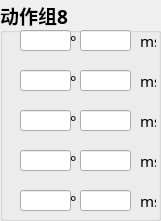
     <widget class="QGroupBox" name="groupBox_13">
      <property name="geometry">
       <rect>
        <x>600</x>
        <y>230</y>
        <width>161</width>
        <height>221</height>
       </rect>
      </property>
      <property name="font">
       <font>
        <family>宋体</family>
        <pointsize>14</pointsize>
        <weight>75</weight>
        <bold>true</bold>
       </font>
      </property>
      <property name="title">
       <string>动作组8</string>
      </property>
      <widget class="QLineEdit" name="lineEdit_101">
       <property name="geometry">
        <rect>
         <x>20</x>
         <y>30</y>
         <width>51</width>
         <height>21</height>
        </rect>
       </property>
       <property name="font">
        <font>
         <family>宋体</family>
         <pointsize>11</pointsize>
         <weight>50</weight>
         <bold>false</bold>
        </font>
       </property>
      </widget>
      <widget class="QLabel" name="label_154">
       <property name="geometry">
        <rect>
         <x>70</x>
         <y>30</y>
         <width>16</width>
         <height>21</height>
        </rect>
       </property>
       <property name="font">
        <font>
         <family>宋体</family>
         <pointsize>11</pointsize>
         <weight>50</weight>
         <bold>false</bold>
        </font>
       </property>
       <property name="text">
        <string>°</string>
       </property>
      </widget>
      <widget class="QLabel" name="label_155">
       <property name="geometry">
        <rect>
         <x>70</x>
         <y>70</y>
         <width>16</width>
         <height>21</height>
        </rect>
       </property>
       <property name="font">
        <font>
         <family>宋体</family>
         <pointsize>11</pointsize>
         <weight>50</weight>
         <bold>false</bold>
        </font>
       </property>
       <property name="text">
        <string>°</string>
       </property>
      </widget>
      <widget class="QLabel" name="label_156">
       <property name="geometry">
        <rect>
         <x>70</x>
         <y>110</y>
         <width>16</width>
         <height>21</height>
        </rect>
       </property>
       <property name="font">
        <font>
         <family>宋体</family>
         <pointsize>11</pointsize>
         <weight>50</weight>
         <bold>false</bold>
        </font>
       </property>
       <property name="text">
        <string>°</string>
       </property>
      </widget>
      <widget class="QLabel" name="label_157">
       <property name="geometry">
        <rect>
         <x>70</x>
         <y>150</y>
         <width>16</width>
         <height>21</height>
        </rect>
       </property>
       <property name="font">
        <font>
         <family>宋体</family>
         <pointsize>11</pointsize>
         <weight>50</weight>
         <bold>false</bold>
        </font>
       </property>
       <property name="text">
        <string>°</string>
       </property>
      </widget>
      <widget class="QLabel" name="label_158">
       <property name="geometry">
        <rect>
         <x>70</x>
         <y>190</y>
         <width>16</width>
         <height>21</height>
        </rect>
       </property>
       <property name="font">
        <font>
         <family>宋体</family>
         <pointsize>11</pointsize>
         <weight>50</weight>
         <bold>false</bold>
        </font>
       </property>
       <property name="text">
        <string>°</string>
       </property>
      </widget>
      <widget class="QLabel" name="label_159">
       <property name="geometry">
        <rect>
         <x>140</x>
         <y>30</y>
         <width>16</width>
         <height>21</height>
        </rect>
       </property>
       <property name="font">
        <font>
         <family>宋体</family>
         <pointsize>11</pointsize>
         <weight>50</weight>
         <bold>false</bold>
        </font>
       </property>
       <property name="text">
        <string>ms</string>
       </property>
      </widget>
      <widget class="QLabel" name="label_160">
       <property name="geometry">
        <rect>
         <x>140</x>
         <y>110</y>
         <width>16</width>
         <height>21</height>
        </rect>
       </property>
       <property name="font">
        <font>
         <family>宋体</family>
         <pointsize>11</pointsize>
         <weight>50</weight>
         <bold>false</bold>
        </font>
       </property>
       <property name="text">
        <string>ms</string>
       </property>
      </widget>
      <widget class="QLabel" name="label_161">
       <property name="geometry">
        <rect>
         <x>140</x>
         <y>190</y>
         <width>16</width>
         <height>21</height>
        </rect>
       </property>
       <property name="font">
        <font>
         <family>宋体</family>
         <pointsize>11</pointsize>
         <weight>50</weight>
         <bold>false</bold>
        </font>
       </property>
       <property name="text">
        <string>ms</string>
       </property>
      </widget>
      <widget class="QLabel" name="label_162">
       <property name="geometry">
        <rect>
         <x>140</x>
         <y>150</y>
         <width>16</width>
         <height>21</height>
        </rect>
       </property>
       <property name="font">
        <font>
         <family>宋体</family>
         <pointsize>11</pointsize>
         <weight>50</weight>
         <bold>false</bold>
        </font>
       </property>
       <property name="text">
        <string>ms</string>
       </property>
      </widget>
      <widget class="QLabel" name="label_163">
       <property name="geometry">
        <rect>
         <x>140</x>
         <y>70</y>
         <width>16</width>
         <height>21</height>
        </rect>
       </property>
       <property name="font">
        <font>
         <family>宋体</family>
         <pointsize>11</pointsize>
         <weight>50</weight>
         <bold>false</bold>
        </font>
       </property>
       <property name="text">
        <string>ms</string>
       </property>
      </widget>
      <widget class="QLineEdit" name="lineEdit_102">
       <property name="geometry">
        <rect>
         <x>20</x>
         <y>70</y>
         <width>51</width>
         <height>21</height>
        </rect>
       </property>
       <property name="font">
        <font>
         <family>宋体</family>
         <pointsize>11</pointsize>
         <weight>50</weight>
         <bold>false</bold>
        </font>
       </property>
      </widget>
      <widget class="QLineEdit" name="lineEdit_103">
       <property name="geometry">
        <rect>
         <x>20</x>
         <y>110</y>
         <width>51</width>
         <height>21</height>
        </rect>
       </property>
       <property name="font">
        <font>
         <family>宋体</family>
         <pointsize>11</pointsize>
         <weight>50</weight>
         <bold>false</bold>
        </font>
       </property>
      </widget>
      <widget class="QLineEdit" name="lineEdit_104">
       <property name="geometry">
        <rect>
         <x>20</x>
         <y>150</y>
         <width>51</width>
         <height>21</height>
        </rect>
       </property>
       <property name="font">
        <font>
         <family>宋体</family>
         <pointsize>11</pointsize>
         <weight>50</weight>
         <bold>false</bold>
        </font>
       </property>
      </widget>
      <widget class="QLineEdit" name="lineEdit_105">
       <property name="geometry">
        <rect>
         <x>20</x>
         <y>190</y>
         <width>51</width>
         <height>21</height>
        </rect>
       </property>
       <property name="font">
        <font>
         <family>宋体</family>
         <pointsize>11</pointsize>
         <weight>50</weight>
         <bold>false</bold>
        </font>
       </property>
      </widget>
      <widget class="QLineEdit" name="lineEdit_106">
       <property name="geometry">
        <rect>
         <x>80</x>
         <y>30</y>
         <width>51</width>
         <height>21</height>
        </rect>
       </property>
       <property name="font">
        <font>
         <family>宋体</family>
         <pointsize>11</pointsize>
         <weight>50</weight>
         <bold>false</bold>
        </font>
       </property>
      </widget>
      <widget class="QLineEdit" name="lineEdit_107">
       <property name="geometry">
        <rect>
         <x>80</x>
         <y>70</y>
         <width>51</width>
         <height>21</height>
        </rect>
       </property>
       <property name="font">
        <font>
         <family>宋体</family>
         <pointsize>11</pointsize>
         <weight>50</weight>
         <bold>false</bold>
        </font>
       </property>
      </widget>
      <widget class="QLineEdit" name="lineEdit_108">
       <property name="geometry">
        <rect>
         <x>80</x>
         <y>110</y>
         <width>51</width>
         <height>21</height>
        </rect>
       </property>
       <property name="font">
        <font>
         <family>宋体</family>
         <pointsize>11</pointsize>
         <weight>50</weight>
         <bold>false</bold>
        </font>
       </property>
      </widget>
      <widget class="QLineEdit" name="lineEdit_109">
       <property name="geometry">
        <rect>
         <x>80</x>
         <y>150</y>
         <width>51</width>
         <height>21</height>
        </rect>
       </property>
       <property name="font">
        <font>
         <family>宋体</family>
         <pointsize>11</pointsize>
         <weight>50</weight>
         <bold>false</bold>
        </font>
       </property>
      </widget>
      <widget class="QLineEdit" name="lineEdit_110">
       <property name="geometry">
        <rect>
         <x>80</x>
         <y>190</y>
         <width>51</width>
         <height>21</height>
        </rect>
       </property>
       <property name="font">
        <font>
         <family>宋体</family>
         <pointsize>11</pointsize>
         <weight>50</weight>
         <bold>false</bold>
        </font>
       </property>
      </widget>
     </widget>
